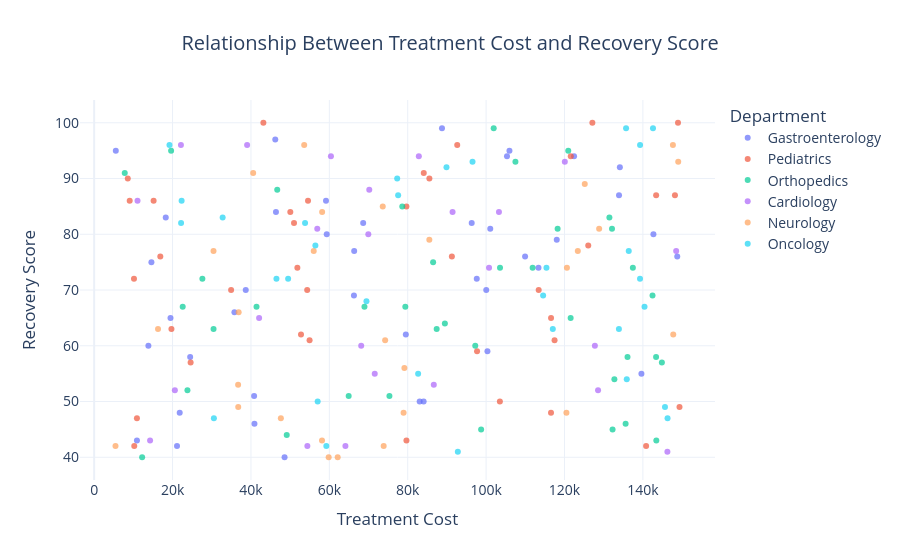

Notebook code for this chart:
### Markdown cell above
### Question 4: Is there a relationship between treatment cost and recovery score?

### Code cell
fig = px.scatter(
    hospital_df,
    x="Treatment Cost",
    y="Recovery Score",
    color="Department",
    hover_data=["Treatment Type", "Doctor Name"],
    opacity=0.7,
    title="Relationship Between Treatment Cost and Recovery Score"
)

fig.update_layout(
    template="plotly_white",
    xaxis_title="Treatment Cost",
    yaxis_title="Recovery Score",
    title_x=0.5,
    font=dict(size=14),
    legend_title="Department"
)

fig.show()

### Figure 1 — Plotly figure (JSON) as saved in the notebook; plotly's stock layout.template omitted (floating-point values rounded to 4 significant figures)
{"data": [{"customdata": [["Therapy", "Dr. L. Khan"], ["Observation", "Dr. L. Khan"], ["Observation", "Dr. L. Khan"], ["Surgery", "Dr. A. Sharma"], ["Surgery", "Dr. A. Sharma"], ["Surgery", "Dr. R. Singh"], ["Medication", "Dr. M. Patel"], ["Medication", "Dr. R. Singh"], ["Therapy", "Dr. A. Sharma"], ["Therapy", "Dr. L. Khan"], ["Observation", "Dr. L. Khan"], ["Observation", "Dr. L. Khan"], ["Observation", "Dr. M. Patel"], ["Surgery", "Dr. L. Khan"], ["Therapy", "Dr. T. Mehta"], ["Medication", "Dr. R. Singh"], ["Medication", "Dr. R. Singh"], ["Medication", "Dr. T. Mehta"], ["Surgery", "Dr. R. Singh"], ["Therapy", "Dr. M. Patel"], ["Observation", "Dr. T. Mehta"], ["Medication", "Dr. M. Patel"], ["Surgery", "Dr. R. Singh"], ["Surgery", "Dr. R. Singh"], ["Observation", "Dr. R. Singh"], ["Observation", "Dr. A. Sharma"], ["Observation", "Dr. T. Mehta"], ["Medication", "Dr. T. Mehta"], ["Observation", "Dr. A. Sharma"], ["Observation", "Dr. M. Patel"], ["Medication", "Dr. R. Singh"], ["Medication", "Dr. A. Sharma"], ["Medication", "Dr. A. Sharma"], ["Surgery", "Dr. R. Singh"], ["Medication", "Dr. L. Khan"], ["Surgery", "Dr. L. Khan"], ["Therapy", "Dr. A. Sharma"], ["Surgery", "Dr. M. Patel"], ["Medication", "Dr. R. Singh"], ["Surgery", "Dr. M. Patel"], ["Medication", "Dr. M. Patel"]], "hovertemplate": "Department=Gastroenterology<br>Treatment Cost=%{x}<br>Recovery Score=%{y}<br>Treatment Type=%{customdata[0]}<br>Doctor Name=%{customdata[1]}<extra></extra>", "legendgroup": "Gastroenterology", "marker": {"color": "#636efa", "opacity": 0.7, "symbol": "circle"}, "mode": "markers", "name": "Gastroenterology", "orientation": "v", "showlegend": true, "type": "scatter", "x": [68630.0, 79520.0, 59150.0, 59340.0, 38680.0, 35790.0, 101100.0, 48580.0, 100000.0, 105300.0, 21830.0, 46380.0, 122400.0, 66280.0, 66340.0, 113400.0, 24490.0, 142700.0, 139600.0, 134100.0, 88740.0, 10920.0, 97610.0, 106000.0, 118000.0, 100300.0, 21140.0, 148800.0, 46210.0, 133900.0, 109900.0, 40890.0, 5522.0, 14610.0, 84070.0, 83050.0, 96330.0, 18260.0, 19480.0, 13840.0, 40810.0], "xaxis": "x", "y": [82, 62, 86, 80, 70, 66, 81, 40, 70, 94, 48, 84, 94, 69, 77, 74, 58, 80, 55, 92, 99, 43, 72, 95, 79, 59, 42, 76, 97, 87, 76, 46, 95, 75, 50, 50, 82, 83, 65, 60, 51], "yaxis": "y"}, {"customdata": [["Medication", "Dr. M. Patel"], ["Therapy", "Dr. L. Khan"], ["Therapy", "Dr. L. Khan"], ["Medication", "Dr. T. Mehta"], ["Observation", "Dr. M. Patel"], ["Surgery", "Dr. T. Mehta"], ["Therapy", "Dr. A. Sharma"], ["Medication", "Dr. L. Khan"], ["Therapy", "Dr. M. Patel"], ["Therapy", "Dr. M. Patel"], ["Surgery", "Dr. T. Mehta"], ["Observation", "Dr. T. Mehta"], ["Observation", "Dr. T. Mehta"], ["Surgery", "Dr. L. Khan"], ["Therapy", "Dr. L. Khan"], ["Observation", "Dr. M. Patel"], ["Medication", "Dr. M. Patel"], ["Medication", "Dr. M. Patel"], ["Surgery", "Dr. L. Khan"], ["Therapy", "Dr. M. Patel"], ["Therapy", "Dr. L. Khan"], ["Observation", "Dr. A. Sharma"], ["Medication", "Dr. M. Patel"], ["Medication", "Dr. T. Mehta"], ["Observation", "Dr. A. Sharma"], ["Surgery", "Dr. T. Mehta"], ["Surgery", "Dr. R. Singh"], ["Observation", "Dr. M. Patel"], ["Surgery", "Dr. R. Singh"], ["Therapy", "Dr. R. Singh"], ["Observation", "Dr. T. Mehta"], ["Therapy", "Dr. A. Sharma"], ["Surgery", "Dr. R. Singh"], ["Surgery", "Dr. R. Singh"], ["Therapy", "Dr. A. Sharma"], ["Observation", "Dr. T. Mehta"], ["Observation", "Dr. T. Mehta"], ["Medication", "Dr. R. Singh"]], "hovertemplate": "Department=Pediatrics<br>Treatment Cost=%{x}<br>Recovery Score=%{y}<br>Treatment Type=%{customdata[0]}<br>Doctor Name=%{customdata[1]}<extra></extra>", "legendgroup": "Pediatrics", "marker": {"color": "#EF553B", "opacity": 0.7, "symbol": "circle"}, "mode": "markers", "name": "Pediatrics", "orientation": "v", "showlegend": true, "type": "scatter", "x": [10230.0, 10160.0, 103500.0, 116600.0, 148200.0, 43170.0, 51840.0, 54350.0, 143400.0, 50050.0, 9067.0, 113400.0, 149300.0, 84100.0, 127100.0, 79670.0, 19720.0, 16870.0, 8579.0, 54560.0, 85520.0, 97690.0, 34940.0, 117500.0, 91270.0, 50990.0, 149000.0, 79670.0, 121600.0, 15170.0, 116600.0, 140800.0, 10910.0, 126100.0, 24610.0, 52770.0, 54960.0, 92630.0], "xaxis": "x", "y": [42, 72, 50, 48, 87, 100, 74, 70, 87, 84, 86, 70, 49, 91, 100, 43, 63, 76, 90, 86, 90, 59, 70, 61, 76, 82, 100, 85, 94, 86, 65, 42, 47, 78, 57, 62, 61, 96], "yaxis": "y"}, {"customdata": [["Medication", "Dr. T. Mehta"], ["Medication", "Dr. L. Khan"], ["Surgery", "Dr. L. Khan"], ["Therapy", "Dr. R. Singh"], ["Surgery", "Dr. T. Mehta"], ["Surgery", "Dr. A. Sharma"], ["Therapy", "Dr. L. Khan"], ["Observation", "Dr. M. Patel"], ["Therapy", "Dr. M. Patel"], ["Therapy", "Dr. T. Mehta"], ["Therapy", "Dr. R. Singh"], ["Medication", "Dr. R. Singh"], ["Medication", "Dr. L. Khan"], ["Observation", "Dr. L. Khan"], ["Medication", "Dr. T. Mehta"], ["Surgery", "Dr. R. Singh"], ["Therapy", "Dr. T. Mehta"], ["Therapy", "Dr. L. Khan"], ["Medication", "Dr. M. Patel"], ["Observation", "Dr. L. Khan"], ["Observation", "Dr. L. Khan"], ["Surgery", "Dr. T. Mehta"], ["Medication", "Dr. T. Mehta"], ["Therapy", "Dr. R. Singh"], ["Surgery", "Dr. M. Patel"], ["Observation", "Dr. M. Patel"], ["Therapy", "Dr. T. Mehta"], ["Surgery", "Dr. L. Khan"], ["Surgery", "Dr. A. Sharma"], ["Surgery", "Dr. R. Singh"], ["Medication", "Dr. A. Sharma"], ["Medication", "Dr. M. Patel"], ["Observation", "Dr. M. Patel"], ["Medication", "Dr. L. Khan"], ["Medication", "Dr. A. Sharma"], ["Medication", "Dr. R. Singh"], ["Observation", "Dr. L. Khan"], ["Therapy", "Dr. M. Patel"]], "hovertemplate": "Department=Orthopedics<br>Treatment Cost=%{x}<br>Recovery Score=%{y}<br>Treatment Type=%{customdata[0]}<br>Doctor Name=%{customdata[1]}<extra></extra>", "legendgroup": "Orthopedics", "marker": {"color": "#00cc96", "opacity": 0.7, "symbol": "circle"}, "mode": "markers", "name": "Orthopedics", "orientation": "v", "showlegend": true, "type": "scatter", "x": [143400.0, 101900.0, 107500.0, 68960.0, 136100.0, 143400.0, 41430.0, 131500.0, 86480.0, 75330.0, 12240.0, 98730.0, 79390.0, 111900.0, 27610.0, 142500.0, 23800.0, 137400.0, 19630.0, 49130.0, 97230.0, 22590.0, 89470.0, 132300.0, 135600.0, 78610.0, 103500.0, 121000.0, 121600.0, 144800.0, 46710.0, 30460.0, 118200.0, 132100.0, 132700.0, 87390.0, 7805.0, 64940.0], "xaxis": "x", "y": [43, 99, 93, 67, 58, 58, 67, 83, 75, 51, 40, 45, 67, 74, 72, 69, 52, 74, 95, 44, 60, 67, 64, 45, 46, 85, 74, 95, 65, 57, 88, 63, 81, 81, 54, 63, 91, 51], "yaxis": "y"}, {"customdata": [["Medication", "Dr. A. Sharma"], ["Observation", "Dr. M. Patel"], ["Observation", "Dr. R. Singh"], ["Therapy", "Dr. T. Mehta"], ["Therapy", "Dr. M. Patel"], ["Medication", "Dr. M. Patel"], ["Surgery", "Dr. L. Khan"], ["Medication", "Dr. R. Singh"], ["Therapy", "Dr. R. Singh"], ["Therapy", "Dr. T. Mehta"], ["Surgery", "Dr. L. Khan"], ["Medication", "Dr. R. Singh"], ["Observation", "Dr. R. Singh"], ["Observation", "Dr. M. Patel"], ["Medication", "Dr. L. Khan"], ["Medication", "Dr. L. Khan"], ["Therapy", "Dr. A. Sharma"], ["Medication", "Dr. A. Sharma"], ["Observation", "Dr. L. Khan"], ["Medication", "Dr. R. Singh"], ["Therapy", "Dr. M. Patel"], ["Surgery", "Dr. A. Sharma"], ["Surgery", "Dr. R. Singh"], ["Surgery", "Dr. R. Singh"]], "hovertemplate": "Department=Cardiology<br>Treatment Cost=%{x}<br>Recovery Score=%{y}<br>Treatment Type=%{customdata[0]}<br>Doctor Name=%{customdata[1]}<extra></extra>", "legendgroup": "Cardiology", "marker": {"color": "#ab63fa", "opacity": 0.7, "symbol": "circle"}, "mode": "markers", "name": "Cardiology", "orientation": "v", "showlegend": true, "type": "scatter", "x": [146300.0, 54390.0, 20590.0, 103300.0, 39020.0, 120100.0, 148500.0, 42080.0, 64100.0, 11070.0, 128600.0, 100700.0, 14270.0, 91440.0, 86650.0, 71580.0, 127800.0, 60410.0, 82840.0, 70190.0, 68130.0, 22140.0, 69950.0, 56930.0], "xaxis": "x", "y": [41, 42, 52, 84, 96, 93, 77, 65, 42, 86, 52, 74, 43, 84, 53, 55, 60, 94, 94, 88, 60, 96, 80, 81], "yaxis": "y"}, {"customdata": [["Observation", "Dr. R. Singh"], ["Medication", "Dr. L. Khan"], ["Therapy", "Dr. T. Mehta"], ["Medication", "Dr. L. Khan"], ["Medication", "Dr. L. Khan"], ["Observation", "Dr. M. Patel"], ["Observation", "Dr. R. Singh"], ["Medication", "Dr. L. Khan"], ["Medication", "Dr. T. Mehta"], ["Observation", "Dr. L. Khan"], ["Surgery", "Dr. L. Khan"], ["Medication", "Dr. A. Sharma"], ["Therapy", "Dr. T. Mehta"], ["Surgery", "Dr. R. Singh"], ["Observation", "Dr. R. Singh"], ["Medication", "Dr. T. Mehta"], ["Therapy", "Dr. T. Mehta"], ["Observation", "Dr. M. Patel"], ["Therapy", "Dr. M. Patel"], ["Surgery", "Dr. M. Patel"], ["Therapy", "Dr. R. Singh"], ["Observation", "Dr. L. Khan"], ["Observation", "Dr. R. Singh"], ["Surgery", "Dr. M. Patel"], ["Therapy", "Dr. T. Mehta"], ["Therapy", "Dr. L. Khan"], ["Observation", "Dr. L. Khan"], ["Medication", "Dr. M. Patel"]], "hovertemplate": "Department=Neurology<br>Treatment Cost=%{x}<br>Recovery Score=%{y}<br>Treatment Type=%{customdata[0]}<br>Doctor Name=%{customdata[1]}<extra></extra>", "legendgroup": "Neurology", "marker": {"color": "#FFA15A", "opacity": 0.7, "symbol": "circle"}, "mode": "markers", "name": "Neurology", "orientation": "v", "showlegend": true, "type": "scatter", "x": [30450.0, 125200.0, 47640.0, 78950.0, 73860.0, 59830.0, 5445.0, 74240.0, 147700.0, 16300.0, 120500.0, 36730.0, 147700.0, 128800.0, 73630.0, 79150.0, 58130.0, 36750.0, 85520.0, 40570.0, 62130.0, 120600.0, 58170.0, 56020.0, 123400.0, 36860.0, 149000.0, 53590.0], "xaxis": "x", "y": [77, 89, 47, 48, 42, 40, 42, 61, 96, 63, 48, 53, 62, 81, 85, 56, 43, 49, 79, 91, 40, 74, 84, 77, 77, 66, 93, 96], "yaxis": "y"}, {"customdata": [["Medication", "Dr. T. Mehta"], ["Therapy", "Dr. T. Mehta"], ["Therapy", "Dr. A. Sharma"], ["Therapy", "Dr. R. Singh"], ["Medication", "Dr. L. Khan"], ["Therapy", "Dr. R. Singh"], ["Observation", "Dr. A. Sharma"], ["Observation", "Dr. M. Patel"], ["Surgery", "Dr. M. Patel"], ["Surgery", "Dr. L. Khan"], ["Therapy", "Dr. R. Singh"], ["Medication", "Dr. A. Sharma"], ["Therapy", "Dr. M. Patel"], ["Observation", "Dr. T. Mehta"], ["Therapy", "Dr. T. Mehta"], ["Surgery", "Dr. L. Khan"], ["Surgery", "Dr. T. Mehta"], ["Therapy", "Dr. A. Sharma"], ["Surgery", "Dr. R. Singh"], ["Therapy", "Dr. A. Sharma"], ["Medication", "Dr. M. Patel"], ["Medication", "Dr. A. Sharma"], ["Surgery", "Dr. A. Sharma"], ["Medication", "Dr. R. Singh"], ["Surgery", "Dr. R. Singh"], ["Surgery", "Dr. L. Khan"], ["Observation", "Dr. L. Khan"], ["Observation", "Dr. T. Mehta"], ["Therapy", "Dr. A. Sharma"], ["Surgery", "Dr. R. Singh"], ["Surgery", "Dr. T. Mehta"]], "hovertemplate": "Department=Oncology<br>Treatment Cost=%{x}<br>Recovery Score=%{y}<br>Treatment Type=%{customdata[0]}<br>Doctor Name=%{customdata[1]}<extra></extra>", "legendgroup": "Oncology", "marker": {"color": "#19d3f3", "opacity": 0.7, "symbol": "circle"}, "mode": "markers", "name": "Oncology", "orientation": "v", "showlegend": true, "type": "scatter", "x": [135900.0, 142600.0, 30550.0, 89890.0, 140400.0, 77560.0, 53810.0, 133900.0, 22180.0, 117000.0, 69470.0, 82660.0, 22310.0, 146300.0, 115400.0, 77310.0, 135700.0, 46510.0, 59240.0, 32780.0, 139300.0, 136400.0, 139300.0, 96530.0, 92790.0, 49490.0, 19210.0, 114500.0, 56440.0, 57030.0, 145600.0], "xaxis": "x", "y": [54, 99, 47, 92, 67, 87, 82, 63, 82, 63, 68, 55, 86, 47, 74, 90, 99, 72, 42, 83, 72, 77, 96, 93, 41, 72, 96, 69, 78, 50, 49], "yaxis": "y"}], "layout": {"font": {"size": 14}, "legend": {"title": {"text": "Department"}, "tracegroupgap": 0}, "title": {"text": "Relationship Between Treatment Cost and Recovery Score", "x": 0.5}, "xaxis": {"anchor": "y", "domain": [0, 1], "title": {"text": "Treatment Cost"}}, "yaxis": {"anchor": "x", "domain": [0, 1], "title": {"text": "Recovery Score"}}}}
